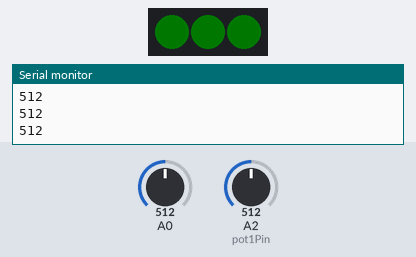
A sketch run on a simulated ATtiny85, built with avr-gcc and run on an emulated ATtiny85. On the bench: 3 RGB LEDs in strip order, left to right, the last lines printed to the serial monitor. Inputs (shaded band) come from the test bench; at power-on: A0 = 512, A2 (pot1Pin) = 512. Dim RGB values are drawn brighter than linear.

Above: at 1.2 s.
1.3 s: A0 set to 0
At 2.9 s:
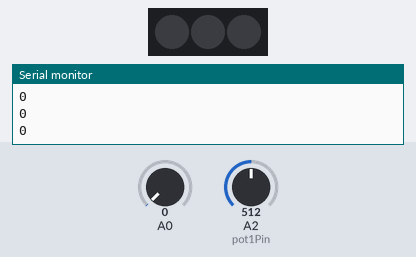
4.3 s: A2 (pot1Pin) set to 571
At 5.8 s:
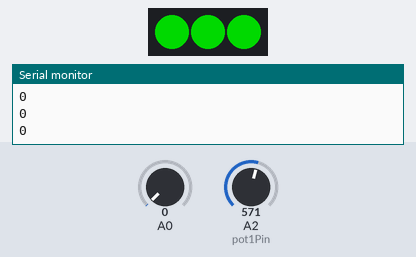
7.3 s: A2 (pot1Pin) set to 597
10.3 s: A2 (pot1Pin) set to 122
12.1 s: A0 set to 287
14.2 s: A0 set to 315
Timing chart, 0 to 16.8 s (numbered marks = the images above; inputs shaded):
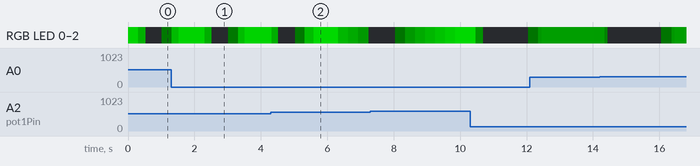

The sketch:

gc-arduino-sketch-29.7.21.ino
```cpp
#include <Adafruit_DotStar.h>

#define NUMPIXELS 3 // Number of LEDs in strip

#define DATAPIN    13
#define CLOCKPIN   11
Adafruit_DotStar strip(NUMPIXELS, DATAPIN, CLOCKPIN, DOTSTAR_RGB);

unsigned long startTime;
unsigned long startCooldownTime;

int cooldownTime = 5000;

int currentSensorValue;
int pastSensorValue = 0;
int difference;

float pulseMod = -0.6;
int pulseTime = 2000;

int pulseState = 0;

float brightness = 255;

int pot1Pin = A2;
//int pot2Pin = A4;

int pot1Value = 0;
//int pot2Value = 0;

void setup() {
  Serial.begin(9600);

#if defined(__AVR_ATtiny85__) && (F_CPU == 16000000L)
  clock_prescale_set(clock_div_1); // Enable 16 MHz on Trinket
#endif

  strip.begin(); // Initialize pins for output
  strip.show();  // Turn all LEDs off ASAP

  startTime = millis();
  startCooldownTime = millis();
}

void loop() {
  currentSensorValue = analogRead(A0);
  difference = currentSensorValue - pastSensorValue;
  difference = abs(difference);

  if (difference > 300 && difference < 700) {
    startCooldownTime = millis();
    pulseState = 1;
  }
  if (difference > 700) {
    startCooldownTime = millis();
    pulseState = 2;
  }

  pot1Value = analogRead(pot1Pin);
  pot1Value = map(pot1Value, 0, 1023, 0, 255);

  for (int i = 0; i < 3; i++) {
    // Blue, Green, Red
    strip.setPixelColor(i, 0, 255, 0);
    strip.show();                     // Refresh strip
  }

  brightness += pulseMod;

  if (brightness > pot1Value) {
    brightness = pot1Value;
  }
  if (brightness < 0) {
    brightness = 0;
  }

  strip.setBrightness(brightness);
  strip.show();

  Serial.print(analogRead(A0));
  Serial.print("\n");

  if (millis() > startTime + pulseTime) {
    startTime = millis();
    pulseMod *= -1;
  }

  if (millis() > startCooldownTime + cooldownTime) {
    pulseState = 0;
  }


  switch (pulseState) {
    case 0:
      if (pulseMod > 0) {
        pulseMod = 0.6;
      }
      else {
        pulseMod = -0.6;
      }
      pulseTime = 2000;
      break;
    case 1:
      if (pulseMod > 0) {
        pulseMod = 2;
      }
      else {
        pulseMod = -2;
      }
      pulseTime = 1000;
      break;
    case 2:
      if (pulseMod > 0) {
        pulseMod = 4;
      }
      else {
        pulseMod = -4;
      }
      pulseTime = 500;
      break;
  }

  pastSensorValue = currentSensorValue;

  delay(5);
}
```
